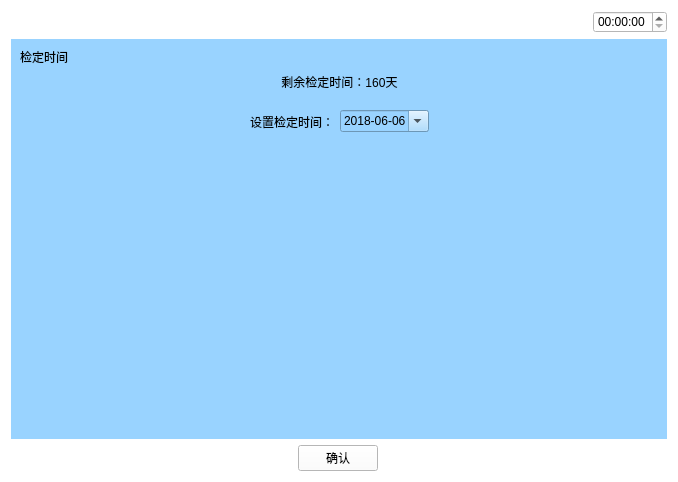
<?xml version="1.0" encoding="UTF-8"?>
<ui version="4.0">
 <class>Jiandingshijian</class>
 <widget class="QWidget" name="Jiandingshijian">
  <property name="geometry">
   <rect>
    <x>0</x>
    <y>0</y>
    <width>678</width>
    <height>482</height>
   </rect>
  </property>
  <property name="windowTitle">
   <string>Form</string>
  </property>
  <property name="styleSheet">
   <string notr="true">background-color: rgb(255, 255, 255);</string>
  </property>
  <layout class="QVBoxLayout" name="verticalLayout_2" stretch="1,5,1">
   <item>
    <layout class="QHBoxLayout" name="horizontalLayout_6">
     <item>
      <widget class="QPushButton" name="pushButton_2">
       <property name="text">
        <string/>
       </property>
       <property name="icon">
        <iconset resource="myimages.qrc">
         <normaloff>:/image/images/4g.png</normaloff>:/image/images/4g.png</iconset>
       </property>
       <property name="flat">
        <bool>true</bool>
       </property>
      </widget>
     </item>
     <item>
      <widget class="QPushButton" name="pushButton_3">
       <property name="text">
        <string/>
       </property>
       <property name="icon">
        <iconset resource="myimages.qrc">
         <normaloff>:/image/images/wireless.svg</normaloff>:/image/images/wireless.svg</iconset>
       </property>
       <property name="flat">
        <bool>true</bool>
       </property>
      </widget>
     </item>
     <item>
      <widget class="QPushButton" name="pushButton_4">
       <property name="text">
        <string/>
       </property>
       <property name="icon">
        <iconset resource="myimages.qrc">
         <normaloff>:/image/images/bl.svg</normaloff>:/image/images/bl.svg</iconset>
       </property>
       <property name="flat">
        <bool>true</bool>
       </property>
      </widget>
     </item>
     <item>
      <widget class="QPushButton" name="pushButton_5">
       <property name="text">
        <string/>
       </property>
       <property name="icon">
        <iconset resource="myimages.qrc">
         <normaloff>:/image/images/locate.svg</normaloff>:/image/images/locate.svg</iconset>
       </property>
       <property name="flat">
        <bool>true</bool>
       </property>
      </widget>
     </item>
     <item>
      <spacer name="horizontalSpacer_8">
       <property name="orientation">
        <enum>Qt::Horizontal</enum>
       </property>
       <property name="sizeHint" stdset="0">
        <size>
         <width>40</width>
         <height>20</height>
        </size>
       </property>
      </spacer>
     </item>
     <item>
      <widget class="QTimeEdit" name="timeEdit_3"/>
     </item>
    </layout>
   </item>
   <item>
    <widget class="QWidget" name="widget" native="true">
     <property name="sizePolicy">
      <sizepolicy hsizetype="Preferred" vsizetype="Preferred">
       <horstretch>0</horstretch>
       <verstretch>0</verstretch>
      </sizepolicy>
     </property>
     <property name="contextMenuPolicy">
      <enum>Qt::DefaultContextMenu</enum>
     </property>
     <property name="styleSheet">
      <string notr="true">background-color: rgb(153, 211, 255);</string>
     </property>
     <layout class="QGridLayout" name="gridLayout" rowstretch="0,0" columnstretch="0">
      <item row="0" column="0">
       <layout class="QVBoxLayout" name="verticalLayout">
        <item>
         <widget class="QLabel" name="label_2">
          <property name="text">
           <string>检定时间</string>
          </property>
         </widget>
        </item>
        <item>
         <layout class="QHBoxLayout" name="horizontalLayout_3">
          <item>
           <spacer name="horizontalSpacer_5">
            <property name="orientation">
             <enum>Qt::Horizontal</enum>
            </property>
            <property name="sizeHint" stdset="0">
             <size>
              <width>40</width>
              <height>20</height>
             </size>
            </property>
           </spacer>
          </item>
          <item>
           <widget class="QLabel" name="label">
            <property name="text">
             <string>剩余检定时间：160天</string>
            </property>
            <property name="alignment">
             <set>Qt::AlignCenter</set>
            </property>
           </widget>
          </item>
          <item>
           <spacer name="horizontalSpacer_6">
            <property name="orientation">
             <enum>Qt::Horizontal</enum>
            </property>
            <property name="sizeHint" stdset="0">
             <size>
              <width>40</width>
              <height>20</height>
             </size>
            </property>
           </spacer>
          </item>
         </layout>
        </item>
        <item>
         <layout class="QHBoxLayout" name="horizontalLayout">
          <item>
           <spacer name="horizontalSpacer">
            <property name="orientation">
             <enum>Qt::Horizontal</enum>
            </property>
            <property name="sizeHint" stdset="0">
             <size>
              <width>88</width>
              <height>47</height>
             </size>
            </property>
           </spacer>
          </item>
          <item>
           <widget class="QLabel" name="label_3">
            <property name="text">
             <string>设置检定时间：</string>
            </property>
           </widget>
          </item>
          <item>
           <widget class="QDateEdit" name="dateEdit">
            <property name="focusPolicy">
             <enum>Qt::ClickFocus</enum>
            </property>
            <property name="contextMenuPolicy">
             <enum>Qt::DefaultContextMenu</enum>
            </property>
            <property name="date">
             <date>
              <year>2018</year>
              <month>6</month>
              <day>6</day>
             </date>
            </property>
            <property name="displayFormat">
             <string>yyyy-MM-dd</string>
            </property>
            <property name="calendarPopup">
             <bool>true</bool>
            </property>
           </widget>
          </item>
          <item>
           <spacer name="horizontalSpacer_2">
            <property name="orientation">
             <enum>Qt::Horizontal</enum>
            </property>
            <property name="sizeHint" stdset="0">
             <size>
              <width>40</width>
              <height>20</height>
             </size>
            </property>
           </spacer>
          </item>
         </layout>
        </item>
       </layout>
      </item>
      <item row="1" column="0">
       <spacer name="verticalSpacer">
        <property name="orientation">
         <enum>Qt::Vertical</enum>
        </property>
        <property name="sizeHint" stdset="0">
         <size>
          <width>20</width>
          <height>40</height>
         </size>
        </property>
       </spacer>
      </item>
     </layout>
    </widget>
   </item>
   <item>
    <layout class="QHBoxLayout" name="horizontalLayout_2">
     <item>
      <widget class="QPushButton" name="returnIndex">
       <property name="font">
        <font>
         <family>AR PL UMing TW MBE</family>
        </font>
       </property>
       <property name="styleSheet">
        <string notr="true">border-image: url(:/image/images/index.svg);</string>
       </property>
       <property name="text">
        <string/>
       </property>
       <property name="icon">
        <iconset resource="myimages.qrc">
         <normaloff>:/image/images/index.svg</normaloff>:/image/images/index.svg</iconset>
       </property>
       <property name="iconSize">
        <size>
         <width>40</width>
         <height>40</height>
        </size>
       </property>
       <property name="flat">
        <bool>true</bool>
       </property>
      </widget>
     </item>
     <item>
      <spacer name="horizontalSpacer_7">
       <property name="orientation">
        <enum>Qt::Horizontal</enum>
       </property>
       <property name="sizeHint" stdset="0">
        <size>
         <width>40</width>
         <height>20</height>
        </size>
       </property>
      </spacer>
     </item>
     <item>
      <widget class="QPushButton" name="pushButton">
       <property name="text">
        <string>确认</string>
       </property>
      </widget>
     </item>
     <item>
      <spacer name="horizontalSpacer_3">
       <property name="orientation">
        <enum>Qt::Horizontal</enum>
       </property>
       <property name="sizeHint" stdset="0">
        <size>
         <width>40</width>
         <height>20</height>
        </size>
       </property>
      </spacer>
     </item>
     <item>
      <widget class="QPushButton" name="returnPage">
       <property name="text">
        <string/>
       </property>
       <property name="icon">
        <iconset resource="myimages.qrc">
         <normaloff>:/image/images/shangyiye.svg</normaloff>:/image/images/shangyiye.svg</iconset>
       </property>
       <property name="iconSize">
        <size>
         <width>40</width>
         <height>40</height>
        </size>
       </property>
       <property name="flat">
        <bool>true</bool>
       </property>
      </widget>
     </item>
    </layout>
   </item>
  </layout>
 </widget>
 <resources>
  <include location="myimages.qrc"/>
 </resources>
 <connections/>
</ui>
